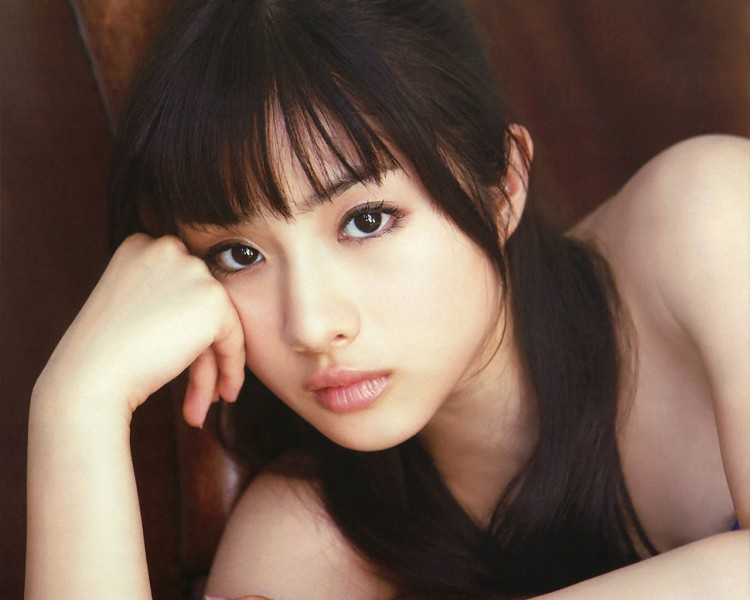
#> input picture udacity_test/AIPND-cn-master/Linear-Algebra-cn-master/test_girl.jpg, 750 x 600 px
$ jupyter execute --allow-errors p3_Linear_Algebra.ipynb   (shell and % lines are left out)
#> lines starting #> are read from the running program, lines starting #| are printed output that depends on the picture
# 线性代数：机器学习背后的优化原理


线性代数作为数学的一个分支，广泛应用于科学和工程中，掌握好线性代数对于理解和从事机器学习算法相关工作是很有必要的，尤其对于深度学习算法而言。因此，这个项目会从浅入深更好的帮助你学习与积累一些跟人工智能强相关的线性代数的知识。

本项目内容理论知识部分参考[《DeepLearning》又名花书](https://book.douban.com/subject/27087503/)第二章，希望大家支持正版购买图书。

若项目中的题目有困难没完成也没关系，我们鼓励你带着问题提交项目，评审人会给予你诸多帮助。

所有选做题都可以不做，不影响项目通过。如果你做了，那么项目评审会帮你批改，也会因为选做部分做错而判定为不通过。

## 准备工作

我们将讲解常用的线性代数知识，而学员需使用numpy来实现这些知识点（当然也可以自己写算法实现），还需要使用matplotlib完成规定图像习题，当然，本项目用到的python代码(或numpy的使用)课程中并未完全教授，所以需要学员对相应操作进行学习与查询，这在我们往后的人工智能学习之旅中是必不可少的一个技能，请大家珍惜此项目的练习机会。

当然，这里提供官方的[numpy Quickstart](https://docs.scipy.org/doc/numpy/user/quickstart.html#)来帮助你更好的完成项目。

本项目还需要使用LaTeX公式，以下两个链接供学习与使用：

[Latex cheatsheet](https://www.authorea.com/users/77723/articles/110898-how-to-write-mathematical-equations-expressions-and-symbols-with-latex-a-cheatsheet)

[aTeX Cookbook](http://www.personal.ceu.hu/tex/cookbook.html#inline)

首先，导入你所需的软件包。一般我们建议在工程开头导入**所有**需要的软件包。

[cell 1]
# TODO: import相关库
import numpy as np
import matplotlib.pyplot as plt

## 1、标量，向量，矩阵，张量

**首先，让我们回顾下基本的定义：**

- 标量（scalar）：形式而言，一个标量是一个单独的数，常用斜体的小写变量名称来表示。_v_

- 向量（vector）：形式而言，一个向量是一列有序数，常用粗体的小写变量名称表示**v**，或者上面标记剪头$\vec{v}$

- 矩阵（matrix）：形式而言，一个矩阵是一个二维数组，常用大写变量名称表示A，表示内部的元素则会使用$A_{i,j}$

- 张量（tensor）：形式而言，一个张量是一个多维数组，常用粗体的大写字母变量名称表示**T**，表示内部的元素则会使用$A_{i,j,z}$ 等等

用图片直观的显示区别如下

**接下来让我们回顾下基本的运算：**

- 加法

- 标量乘法

- 转置

- 矩阵向量乘法（内积，人工智能中常见的拼写：matrix product 或者 dot product）

**线性方程组：**

由矩阵乘法也演变出了我们最常见的线性方程组，已知矩阵与未知向量的乘积，等于另一个已知向量，通过此方程组可求解那个未知向量，一般写为x，具体如下表示。
等式左侧可以这么来理解：

列为具体的矩阵来看：
$$
\begin{bmatrix}
    A_{1,1} & A_{1,2} & \cdots & A_{1,n} \\\\
    A_{2,1} & A_{2,2} & \cdots & A_{2,n} \\\\
    \cdots & \cdots & \cdots & \cdots \\\\
    A_{m,1} & A_{m,2} & \cdots & A_{m,n}
\end{bmatrix}
\times
\begin{bmatrix}
    x_1 \\\\
    x_2 \\\\
    \cdots \\\\
    x_n
\end{bmatrix}
=
\begin{bmatrix}
    b_1 \\\\
    b_2 \\\\
    \cdots \\\\
    b_m
\end{bmatrix}
$$

或者更简单的表示为

$$Ax=b$$

既然有未知数，那么自然需要求解未知数，而我们的未知数需要满足所有方程，也不是一直都有解的，下面来列我们二维矩阵所组成的方程解的情况,若两条线平行不存在焦点，那么说明没有一个$x_1$, $x_2$同时满足两个方程，则此方程组无解，同理，若相交，则有一个解，若完全相等，则有无穷个解。

### 1.1、基本运算并绘图
例题 $\vec{v}$ + $\vec{w}$

$\hspace{1cm}\vec{v} = \begin{bmatrix} 1\\ 1\end{bmatrix}$

$\hspace{1cm}\vec{w} = \begin{bmatrix} -2\\ 2\end{bmatrix}$

结果需要先使用numpy计算向量运算结果，并用LaTeX公式表示：

$\hspace{1cm}\vec{v}+\vec{w} = \begin{bmatrix} -1\\ 3\end{bmatrix}$

并使用matlibplot绘制出(图表颜色样式不要求)

#### 1.1.1
**根据上面例题展示，计算并绘制  $2\vec{v}$ - $\vec{w}$  的结果**

$\hspace{1cm}\vec{v} = \begin{bmatrix} 4\\ 1\end{bmatrix}$

$\hspace{1cm}\vec{w} = \begin{bmatrix} -1\\ 2\end{bmatrix}$

[cell 2]
# 1.1.1 TODO：
v = np.array([4, 1])
w = np.array([-1, 2])

vw = 2 * v - w

# 创建坐标轴
ax = plt.axes()

# 绘制原点
ax.plot(0,0,'or')

# 向量2v
ax.arrow(0, 0, *(2 * v), color='b', linewidth=2.5, head_width=0.30, head_length=0.35)

# 向量-w
ax.arrow(2 * v[0], 2 * v[1], *(-w), linestyle='dotted', color='c', linewidth=2.5,
         head_width=0.30, head_length=0.35)

# 2v - w
ax.arrow(0, 0, *vw, color='k', linewidth=3.5, head_width=0.30, head_length=0.35)


# x轴范围
plt.xlim(-2, 10)

# x轴刻度标记
major_xticks = np.arange(-2, 10)
ax.set_xticks(major_xticks)


# y轴范围
plt.ylim(-1, 3)

# y轴刻度标记
major_yticks = np.arange(-1, 3)
ax.set_yticks(major_yticks)

#> (the rest of this cell did not finish here and is left out)

$\hspace{1cm}\vec{v} = \begin{bmatrix} 4\\ 1\end{bmatrix}$

$\hspace{1cm}\vec{w} = \begin{bmatrix} -1\\ 2\end{bmatrix}$

$\hspace{1cm}2\vec{v}-\vec{w} = \begin{bmatrix} 9\\ 0\end{bmatrix}$

例题，方程组求解：
$$
\begin{cases}
y = 2x + 1\\\\
y = 6x - 2
\end{cases}
$$
用matplotlib绘制图表（图表样式不要求）

由上可知此方程组有且仅有一个解

需使用numpy（或自写算法）计算该解的结果,并用LaTeX公式表示出来(结果可以用小数或者分数展示)
$$
\begin{cases}
x = \frac{3}{4} \\\\
y = \frac{5}{2}
\end{cases}
$$

#### 1.1.2
**根据上面例题展示，绘制方程组，说明是否有解是否为唯一解，若有解需计算出方程组的解**
$$
\begin{cases}
y = 2x + 1\\\\
y = \frac{1}{10}x+6
\end{cases}
$$

[cell 3]
# 1.1.2 TODO
# 将方程组转换为向量的张成检查
vw = np.array([[-2, 1], [-1, 10]])
t = np.array([1, 60])

try:
    result = np.linalg.solve(vw, t)
    if not (result is None):
        print("\nEquation has single solution.\nSolution is:", result)
except Exception as exception_type:
    print("\nEquation has no single solution.")


plt.plot([2,3],[5,7],'b',linewidth=3)
plt.plot([0,10], [6,7],'c-.',linewidth=3)
plt.plot([2.63],[6.26],'ro',linewidth=3)  # 红点为解
plt.xlabel('Single Solution')
plt.show()
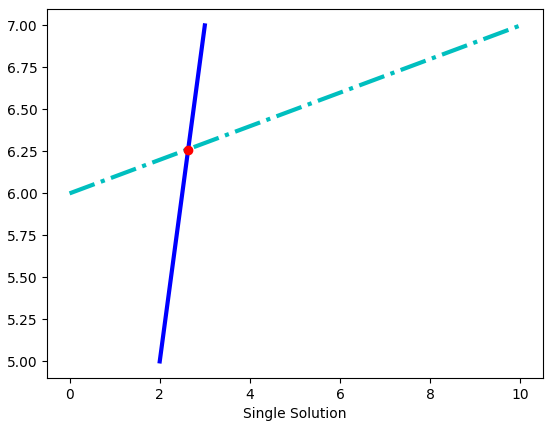
#> figure drawn by matplotlib, 1 panel

方程的解为：
$$
\begin{cases}
x = 2.63 \\\\
y = 6.26
\end{cases}
$$

### 1.2、说明题
#### 1.2.1
**使用numpy（或自写算法）说明$(AB)^{\text{T}} = B^\text{T}A^\text{T}$**

**其中**
$$
A=\begin{bmatrix}
    21 & 7 \\\\
    15 & 42 \\\\
    9 & 6
\end{bmatrix},
B=\begin{bmatrix}
    4 \\\\
    33
\end{bmatrix}
$$

[cell 4]
# 1.2.1 TODO
A = np.array([[21, 7], [15, 42], [9,6]])
B = np.array([[4], [33]])

# AB
AB = np.matmul(A, B)

# AB的转置
AB_T = AB.T

# B的转置乘以A的转置
B_T_A_T = np.matmul(B.T, A.T)

AB_T == B_T_A_T

从输出结果可以看出：
$(AB)^{\text{T}} = B^\text{T}A^\text{T}$

#### 1.2.2
**使用numpy（或自写算法）说明  $A ( B + C ) = AB + AC$ **

**其中**
$$
A=\begin{bmatrix}
    9 & 3 \\\\
    8 & 4 \\\\
    7 & 6
\end{bmatrix},
B=\begin{bmatrix}
    5 \\\\
    2
\end{bmatrix},
C=\begin{bmatrix}
    5 \\\\
    7
\end{bmatrix}
$$

[cell 5]
# 1.2.2 TODO
A = np.array([[9, 3], [8, 4], [7, 6]])
B = np.array([[5], [2]])
C = np.array([[5], [7]])

# B+C
B_C = B + C

# AB
AB = np.matmul(A, B)

# AC
AC = np.matmul(A, C)

# A(B+C),等号左边
left = np.matmul(A, B_C)

# AB+AC, 等号右边
right = AB + AC

left == right

由输出可以看出：$A ( B + C ) = AB + AC$

## 2、特殊矩阵

- 单位矩阵

如果选取任意一个向量和某矩阵相乘，该向量都不会改变，我们将这种保持n维向量不变的矩阵记为单位矩阵$I_n$

- 逆矩阵

如果存在一个矩阵，使$A^{-1} A = I_n$，那么$A^{-1}$就是A的逆矩阵。

- 对角矩阵

如果一个矩阵只有主对角线上还有非零元素，其他位置都是零，这个矩阵就是对角矩阵

- 对称矩阵

如果一个矩阵的转置是和它自己相等的矩阵，即$A=A^{T}$，那么这个矩阵就是对称矩阵

- 正交矩阵

行向量和列向量是分别标准正交(90度)的方阵，即$A^{T}A = AA^{T} = I_n$，又即$A^{-1} = A^{T}$，那么这种方阵就是正交矩阵

### 2.1、证明题

通过LaTeX公式，结合上面所述概念，假设$A^{-1}$存在的情况下，证明$Ax=b$的解$x={A}^{-1}{b}$

回答：$A^{-1}Ax=A^{-1}b$

由$A^{-1} A = I_n$，得：$I_nx=A^{-1}b$

$I_n$为单位矩阵，所以$x=A^{-1} {b}$

### 2.2、 计算题

#### 2.2.1

通过numpy计算，再次验证2.1证明题
$$
\begin{cases}
y = 2x + 1\\\\
y = \frac{1}{10}x+6
\end{cases}
$$
并用LaTeX公式写出$A^{-1}$是多少（小数分数皆可）

[cell 6]
# 2.2.1 TODO
A = np.array([[-2, 1], [-1, 10]])
b = np.array([[1], [60]])

# A的逆矩阵
inv_A = np.linalg.inv(A)

# 解x
x = np.matmul(inv_A, b)
x

$A^{-1}=\begin{bmatrix}
-0.5263 & 0.05263 \\\\
-0.05263 & 0.10526
\end{bmatrix}$

#### 2.2.2

1、请用numpy（或自写算法）实现一个6x6的对角矩阵，矩阵的对角线由3至8（含8）组成。

2、计算第一问生成的对角矩阵与向量$[6,7,1,2,5,9]^{T}$的乘积

[cell 7]
# 2.2.2 TODO
# 6x6对角矩阵A
A = np.diag(np.arange(3, 9))

B = np.array([[6], [7], [1], [2], [5], [9]])

np.matmul(A, B)

## 3、迹运算
迹运算返回的是矩阵对角元素的和，如图所示

写成数学公式为：
$$ \large Tr(A) = \sum_{i}A_{i,i}$$

**说明题：**

使用numpy验证
$$
\large Tr(ABC) = Tr(CAB) = Tr(BCA)
$$
其中
$$
A=
\begin{bmatrix}
    7 & 6 \\\\
    29 & 3
\end{bmatrix}
$$

$$
B=
\begin{bmatrix}
    2 & -8 \\\\
    9 & 10
\end{bmatrix}
$$

$$
C=
\begin{bmatrix}
    2 & 17 \\\\
    1 & 5
\end{bmatrix}
$$

[cell 8]
# 3 TODO
A = np.array([[7, 6], [29, 3]])
B = np.array([[2, -8], [9, 10]])
C = np.array([[2, 17], [1, 5]])

# ABC
ABC = np.matmul(np.matmul(A, B), C)

# CAB
CAB = np.matmul(np.matmul(C, A), B)

# BCA
BCA = np.matmul(np.matmul(B, C), A)

# Tr(ABC)
tr_ABC = np.trace(ABC)

# Tr(CAB)
tr_CAB = np.trace(CAB)

# Tr(BCA)
tr_BCA = np.trace(BCA)

tr_ABC == tr_CAB == tr_BCA

## 4、衡量向量以及矩阵的大小：范数与条件数

### 范数的定义

在线性代数等数学分支中，范数（Norm）是一个函数，其给予某向量空间（或矩阵）中的每个向量以长度或称之为大小。对于零向量，其长度为零。直观的说，向量或矩阵的范数越大，则我们可以说这个向量或矩阵也就越大。有时范数有很多更为常见的叫法，如绝对值其实便是一维向量空间中实数或复数的范数，范数的一般化定义：设$p\ge 1$，p-norm用以下来表示

$$ \large {\Vert x \Vert}_{p} =  \lgroup {\sum_{i}{\vert x_i \vert}^p }\rgroup ^{\frac{1}{p}}$$

此处，当p=1时，我们称之曼哈顿范数(Manhattan Norm)。其来源是曼哈顿的出租车司机在四四方方的曼哈顿街道中从一点到另一点所需要走过的距离。也即我们所要讨论的L1范数。其表示某个向量中所有元素绝对值的和。 而当p=2时，则是我们最为常见的Euclidean norm。也称为Euclidean distance，中文叫欧几里得范数，也即我们要讨论的L2范数，他也经常被用来衡量向量的大小。 而当p=0时，严格的说此时p已不算是范数了，L0范数是指向量中非0的元素的个数，但很多人仍然称之为L0范数（Zero norm零范数）。 这三个范数有很多非常有意思的特征，尤其是在机器学习中的正则化（Regularization）以及稀疏编码（Sparse Coding）有非常有趣的应用，这个在进阶课程可以做更深入的了解。

**L0 范数**
$$ \large \Vert x \Vert = \sqrt[0]{\sum_i x_i^0} = \#(i|x_i \neq0) $$
**L1 范数**
$$ \large {\Vert x \Vert}_{1} =  \lgroup {\sum_{i}{\vert x_i \vert} }\rgroup $$
**L2 范数**
$$ \large {\Vert x \Vert}_{2} =  \lgroup {\sum_{i}{\vert x_i \vert}^2 }\rgroup ^{\frac{1}{2}}$$

另外这里还存在特例：
 当 $ p -> \infty $ 时，我们称之为 $ L^{\infty} $范数，也被称为“maximum norm（max范数）”，这个范数表示向量中具有最大幅度的元素的绝对值：

$$ \large {\Vert x \Vert}^{\infty} =  \max_{i}{\vert x_i \vert} $$

[以上资料部分参考wiki](http://t.cn/RINHvvt)

### 4.1、计算向量的范数
编写一个函数来计算一下向量的各种范数。

[cell 9]
# TODO 实现这里向量范数计算的函数，要求可以计算p = 0,1,2,3 ... 无穷 情况下的范数

""" 计算向量的范数
    参数
        x: 向量 numpy数组 或者list数组
        p: 范数的阶，int型整数或者None
        infty: 是否计算max范数，bool型变量，True的时候表示计算max范数，False的时候计算p范数

    返回
        向量的范数，float类型数值

    hint:
        1.你需要首先判断infty是True or False, 然后判断p 是否为零
        2.注意int类型变量在计算时候需要规整为float类型

"""
# [8 lines left out: function calc_Norm, not called in this run]

### 4.2、计算矩阵的范数
我们也需要衡量矩阵的大小，对于矩阵大小的衡量在很多优化问题中是非常重要的。而在深度学习中，最常见的做法是使用Frobenius 范数(Frobenius norm)，也称作矩阵的F范数，其定义如下：

$$ \large {\Vert A \Vert}_{F} =  \sqrt {\sum_{i,j}{\vert A_{i,j} \vert}^2 } $$

我们这里继续来计算一下F范数

[cell 10]
# TODO 实现这里矩阵Frobenius范数计算的函数

""" 计算向量的范数
    参数
        A: 给定的任意二维矩阵 list或者numpy数组形式

    返回
        矩阵的Frobenius范数，float类型数值

"""
def calc_Frobenius_Norm(A):
    return np.sqrt(np.sum(np.power(np.abs(A), 2)))

### 4.3、计算矩阵的条件数
矩阵的条件数(condition number)是矩阵（或者它所描述的线性系统）的稳定性或者敏感度的度量，我们这里为了简化条件，这里只考虑矩阵是奇异矩阵的时候，如何计算以及理解条件数(condition number):

当矩阵A为奇异矩阵的时候，condition number为无限大；当矩阵A非奇异的时候，我们定义condition number如下：

$$ \large \kappa{(A)} =  {\Vert A \Vert}_F {\Vert A^{-1} \Vert}_F$$

[奇异矩阵，非奇异矩阵](https://zh.wikipedia.org/wiki/%E9%9D%9E%E5%A5%87%E5%BC%82%E6%96%B9%E9%98%B5)

计算矩阵的条件数

[cell 11]
""" 计算矩阵的条件数
    参数
        A: 给定的任意二维矩阵 list或者numpy数组形式

    返回
        矩阵的condition number,

"""
def calc_Condition_Number(A):
    return calc_Frobenius_Norm(A) * calc_Frobenius_Norm(np.linalg.inv(A))

### (选做)4.4、条件数的理解与应用

a. 有如下两个2*2的非奇异矩阵A和B:

$ A = \begin{bmatrix}
     1   &2 \\
     3   &4 \\
\end{bmatrix} $

$ B = \begin{bmatrix}
     1   &2 \\
     2   &4.0001 \\
\end{bmatrix}
$

计算condition number(A), condition number(B);

b. 根据上面构造的矩阵A,B分别计算线性系统方程组的解$w$:

   A $ \begin{bmatrix}w_{a1}\\w_{a2}\\ \end{bmatrix} $ = $ \begin{bmatrix}1\\2\\ \end{bmatrix} $,

   B $ \begin{bmatrix}w_{b1}\\w_{b2}\\ \end{bmatrix} $ = $ \begin{bmatrix}1\\2\\ \end{bmatrix} $,

   A $ \begin{bmatrix}w_{a1}\\w_{a2}\\ \end{bmatrix} $ = $ \begin{bmatrix}{1.0001}\\{2.0001}\\ \end{bmatrix} $,

   B $ \begin{bmatrix}w_{b1}\\w_{b2}\\ \end{bmatrix} $ = $ \begin{bmatrix}{1.0001}\\{2.0001}\\ \end{bmatrix} $.

c. 计算完成之后，比较condition number大小与线性系统稳定性之间的关系，并且给出规律性的总结；

[cell 12]
A = np.array([[1, 2], [3, 4]])
B = np.array([[1, 2], [2, 4.0001]])

#计算条件数
condition_number_A = calc_Condition_Number(A)
condition_number_B = calc_Condition_Number(B)
print('condition number A: ', condition_number_A)
print('condition number B: ', condition_number_B)

t1 = np.array([[1], [2]])
t2 = np.array([[1.0001], [2.0001]])

[cell 13]
np.matmul(np.linalg.inv(A), t1)

[cell 14]
np.matmul(np.linalg.inv(A), t2)

[cell 15]
np.matmul(np.linalg.inv(B), t1)

[cell 16]
np.matmul(np.linalg.inv(B), t2)

分析：从上述结果可以看出，条件数越小，线性系统越稳定

d. **阅读与思考**: 考虑更为通用的一种情况，我们计算一个典型的线性回归系统:

$$ Xw = b $$

可以简单推导得出其闭式解为：$ w=(X^TX)^{−1}X^Tb $ ，如果 $X^TX$可逆

推导过程：

1.等式两边乘以$X^T$
$$ X^TXw = X^Tb $$
2.等式两边乘以$(X^TX)^{-1}$
$$ (X^TX)^{-1}X^TXw = (X^TX)^{−1}X^Tb $$
3.因为$A^{-1}A = I$，两边约去即可得：
$$ w=(X^TX)^{−1}X^Tb $$

当我们需要拟合的数据X满足数据量远远小于特征数目的时候，也就是X矩阵的行数 << X矩阵的列数的时候，因为$X^TX$不是奇异矩阵，此时方程组不存在闭式解；那么我们该如何重新构造$X^TX$，使得该闭式解成立？

hint1. 单位矩阵的condition number是最低的，是最为稳定的；

hint2. 如果要使得该系统存在闭式解，那么就必须使得求逆运算是可以进行的，也就是说重新构造的$X^TX$必须是可逆的方阵；

hint3. 重新构造的方式可以是在$X^TX$基础上进行加或者减或者乘除相关矩阵的操作；

一种可行的方式就是：
$$ w = (X^TX+\lambda I)^{−1}X^Tb $$

实际上我们最为常用的[Ridge Regression](http://scikit-learn.org/stable/modules/linear_model.html)和 L2范数以及condition number之间某种程度上是可以相互推导的：

首先，Ridge Regression的损失函数为：
$$ J_w = min({\Vert Xw -y \Vert}^2 + \alpha {\Vert w \Vert}^2) $$
我们展开这个损失函数：
$$ {\Vert Xw -y \Vert}^2 + \alpha {\Vert w \Vert}^2  =  (Xw -y)^T (Xw-y) + \alpha w^Tw$$
由于这里是一个凸函数，我们令导数等于零，即为最小值的解，求导可得：
$$ X^T (Xw-y) + \alpha w = 0 $$

整理即可得到：
$$ w = (X^TX+\lambda I)^{−1}X^Tb $$

## 5、SVD

[SVD](https://en.wikipedia.org/wiki/Singular-value_decomposition)是Singular value decomposition的缩写，称为奇异值分解，是分解矩阵的一种方式，会将矩阵分解为奇异向量（singular vector）和奇异值（singular value），分解的意义其实很明确，就是想将一个很大很复杂的矩阵，用更小更简单的几个子矩阵的相乘来表示，这些小矩阵描述的是矩阵的重要的特性。

那么SVD具体的数学表达是什么呢？

假设有一个矩阵C，我们可以将矩阵C分解为三个矩阵的乘积：

$$\large C = UDV^{T}$$

如果C是一个m x n的矩阵，那么U是一个m x m的矩阵，D是一个m x n的矩阵，V是一个n x n的矩阵，这些小矩阵并不是普普通通的矩阵，U和V都定义为正交矩阵，而D定义为对角矩阵。

SVD最常用的做法就是用来进行特征的降维以及矩阵的低秩重构，例如这里分别取矩阵U、D、VT的前k列，如图示中的白色部分，然后重新计算新的C矩阵，即为k维度下的矩阵重构，这种方法被广泛应用于自然语言处理[LSA](https://en.wikipedia.org/wiki/Latent_semantic_analysis)、推荐系统[SVD++,FM,FFM](https://tech.meituan.com/deep_understanding_of_ffm_principles_and_practices.html)等领域，如有兴趣可以继续参考链接相关资料。

具体计算UDV的算法不是我们这个项目的关键，我们只需使用numpy得出结果即可，下面的习题，将会带你体会SVD的某一应用场景。

提示：我们会需要使用[numpy.linalg](https://docs.scipy.org/doc/numpy-1.13.0/reference/routines.linalg.html)相关函数。

### 5.1、使用numpy去计算任意矩阵的奇异值分解：

[cell 17]
""" 计算任意矩阵的奇异值分解
    参数
        A: 给定的任意二维矩阵 list或者numpy数组形式

    返回
        使用numpy.linalg相关函数，直接返回分解之后的矩阵U,D,V
        （可以尝试一下使用np.shape一下分解出来的U，D，VT，会发现维度跟我们上面讲解所描述的不同，
        暂时不用管他直接返回np求解出的U，D，VT即可）

"""
def calc_svd(A):
    return np.linalg.svd(A)

### (选做) 5.2、利用奇异值分解对矩阵进行降维

[cell 18]
# TODO 利用SVD进行对于矩阵进行降维

""" 利用SVD进行对于矩阵进行降维
    参数
        A: 给定的任意二维矩阵 list或者numpy数组形式 shape为(m,n)
        topk: 降维的维度 (m,n) -> (m,topk)

    返回
        降维后的矩阵 (m, topk)

    hint
    1. 对角矩阵D存在一个较为明显的特性，就是D的对角线元素是递减的，这些元素实际上是衡量了所分解的矩阵U,V的列向量的重要性
    2. 因此我们常说的svd降维就是利用选取的前topk大的对角线矩阵元素进行构造新的降维矩阵
    3. U的按照前topk截取的列向量 * topk截取的对角矩阵 即为新的降维后的矩阵

"""
# [4 lines left out: function calc_svd_decompostion, not called in this run]

### (选做) 5.3、利用奇异值分解对矩阵进行降维后重构

[cell 19]
""" 利用SVD进行对于矩阵进行降维
    参数
        A: 给定的任意二维矩阵 list或者numpy数组形式 shape为(m,n)
        topk: 降维的维度 (m,n) -> (m,topk)

    返回
        降维重构后的矩阵 (m, n)
    hint
        这里除了降维矩阵外，另外一个较为常见的应用就是对矩阵进行重构，具体的做法类似前面的思路
        1. 选取对应的U，D，V的topk向量
        2. U的按照前topk截取的列向量 * topk截取的对角矩阵 * V^T按照前topk截取的行向量(注意这里是V的转置,因为分解得到的是V^T)

"""
def calc_svd_reconsitution(A, topk = 2):
    U,D,V = np.linalg.svd(A)
    D = np.diag(D)
    ## V本身就是转置后的
    return np.matmul(np.matmul(U[:, 0:topk], D[0:topk, 0:topk]), V[0:topk, :])

### (选做) 5.4、计算不同降维大小重构矩阵的Frobenius范数损失

定义矩阵$A$以及使用SVD降维（降维大小为k)分解后的重构矩阵$A_k$，则这里的F范数损失定义如下：

  $$ \Large Loss_{F} = {\Vert A - A_k \Vert}_F $$

这里需要编码求出对于给定的矩阵A 分别在不同的降维幅度下重构后的F范数损失，并且作出损失大小随着降维大小的变化图：

[cell 20]
## 不要修改这里！
import numpy as np
#> (the rest of this cell did not finish here and is left out)

[cell 21]
loss_hist = []
for topk in range(1,13):
    # 5.4 TODO
    ### 1.计算相应的SVD topk降维后的重构矩阵，需实现calc_svd_reconsitution
    ### 2.计算对应的F范数损失，并存储loss放入loss_hist列表中
    Ak = calc_svd_reconsitution(A, topk)
    loss_hist.append(calc_Frobenius_Norm(A - Ak))


### 画出F损失随着降维大小的变化图
### x坐标为对应的降维大小，y坐标为对应的F损失
plt.plot(range(1,13),loss_hist,'r--')
plt.xlabel('decomposition size')
plt.ylabel('F Loss')
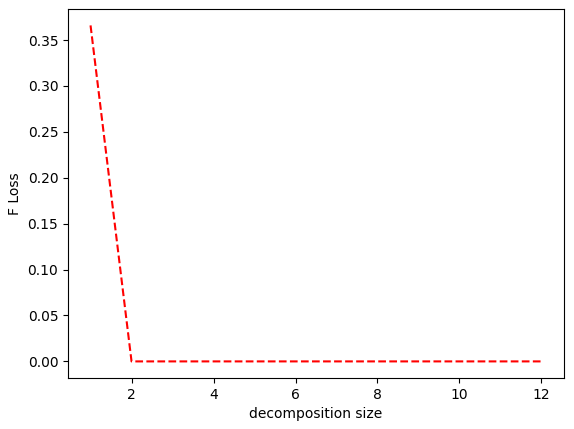
#> figure drawn by matplotlib, 1 panel; curve peaks at x = 1, y = 0.366

### 5.5、SVD的有趣应用
为了这个习题我准备了两张图，参见项目文件夹下的test_girl.jpg和test_boy.jpeg，自选一张，你需要
- 需要使用 `PIL` 加载你所选择的图像（[文档](https://pillow.readthedocs.io/en/latest/reference/Image.html)）,所以记得导入需要的包（模块）
- 使用Image的[convert方法](https://pillow.readthedocs.io/en/latest/reference/Image.html#PIL.Image.Image.convert)将图像变为灰度图
- 将convert后的结果转换成np.array,需用到[Image.getdata方法](https://pillow.readthedocs.io/en/latest/reference/Image.html#PIL.Image.Image.getdata)来读取图片每个pixel的数据，特别注意一下，对于彩色的图来说，即使我们转为了灰度图，但每一个pixel还是由RGB三个维度组成，所以在getdata时，band需要设定为某一个颜色index，比如band = 0，这样只用R这个维度的数据。用这个方法来保证图片的每个pixel只占有一个单元的空间。
- 因为我们转np.array时破坏了原有图形的样子，变成了一个一维数据，我们要将转换后的np.array恢复到图片应有的size，转换后，可以shape确认下是否与最开始转出的灰度图的size一致，注意图的size是（宽，高），而宽对应array.shape的应该是列，而高对应的是行，别弄反了。
- 使用上方实现的calc_svd函数计算上一步计算出的np.array数据，赋值给变量：U,D,VT
- 打印出U,D,VT的shape形状，尤其注意观察D的shape
- 在U，VT，D变量成功实现的情况下，运行测试程序看效果

[cell 22]
# 5.5 TODO
from PIL import Image

image = Image.open('test_girl.jpg')  ## 读取图片
#> image is the input picture: PIL image 750x600 RGB; mean R, G, B 116.3, 93.9, 81.5
image = image.convert('L')  ## 转换为灰度图
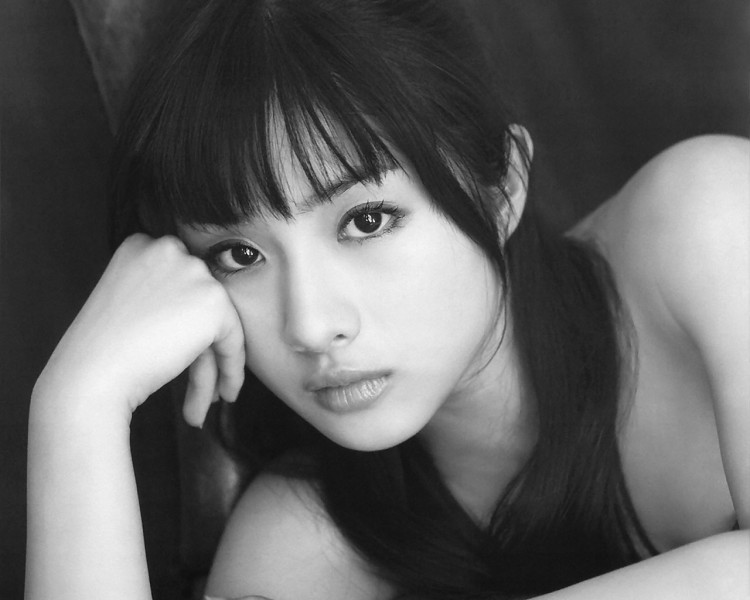
#> image: PIL image 750x600 L; min 12, max 250, mean 99.2
data = np.array(image.getdata(band=0)).reshape((image.size[1], image.size[0]))  ## 读取R维度的数据并转换为np.array
U,D,VT = calc_svd(data)
#> (the rest of the program and of its run is left out)
